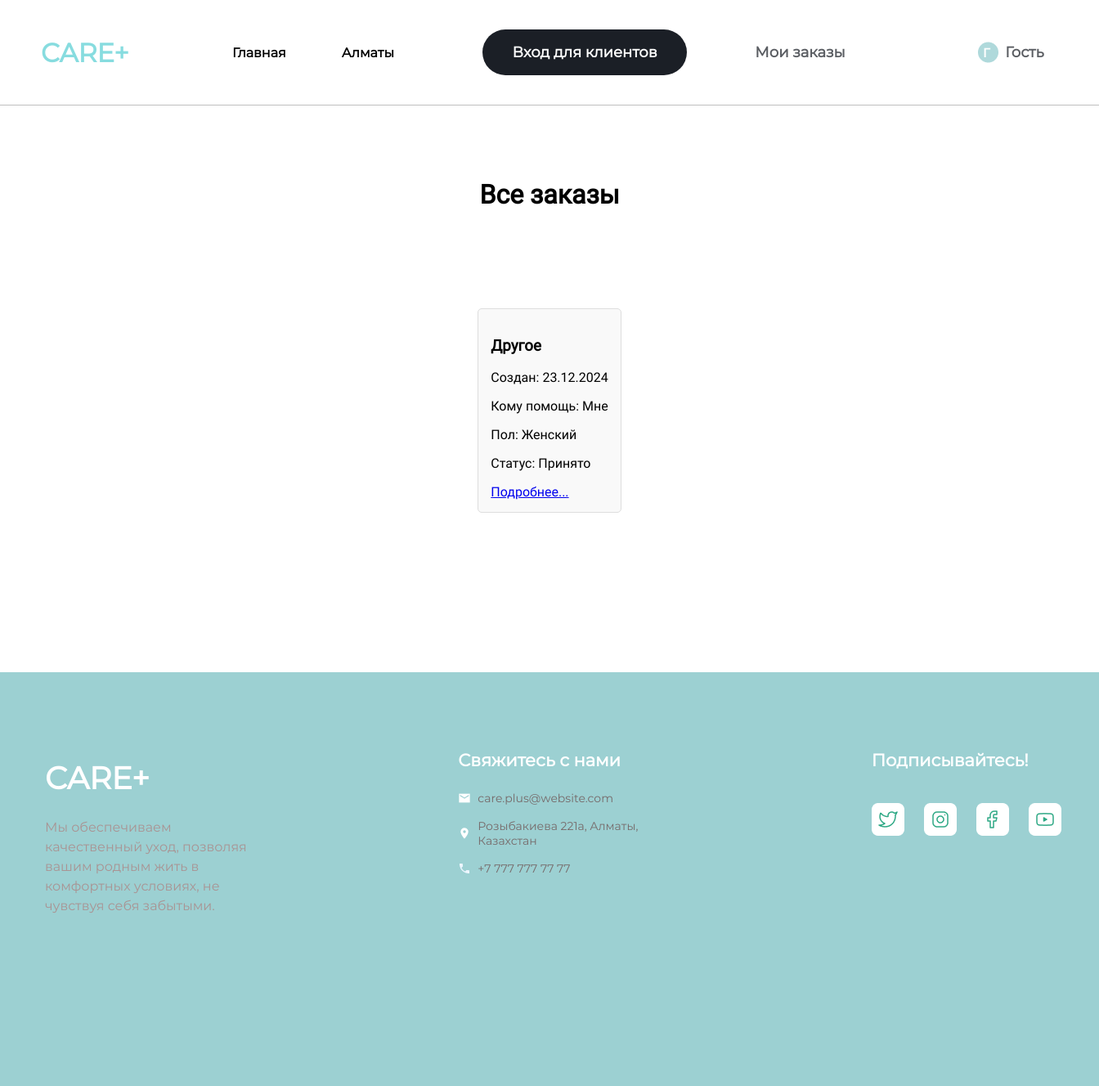
The page /all_orders/ on the database its author committed.
### care_app/models.py (models this page shows)
class Order(models.Model):
    author = models.ForeignKey(settings.AUTH_USER_MODEL, on_delete=models.CASCADE, related_name='orders', null=True, blank=True)
    task_name = models.CharField(max_length=255, verbose_name="Название задачи")
    help_for = models.CharField(max_length=50, verbose_name="Кому нужна помощь?")
    gender = models.CharField(max_length=10, verbose_name="Пол клиента")
    age = models.PositiveIntegerField(verbose_name="Возраст", null=True, blank=True)
    weight = models.FloatField(verbose_name="Вес (кг)", null=True, blank=True)
    height = models.FloatField(verbose_name="Рост (см)", null=True, blank=True)
    health_issues = models.TextField(verbose_name="Особенности здоровья", blank=True, null=True)
    mobility = models.CharField(max_length=50, verbose_name="Как передвигается?", blank=True)
    care_location = models.CharField(max_length=50, verbose_name="Место ухода", blank=True)
    frequency = models.CharField(max_length=100, verbose_name="Как часто нужна помощь?", blank=True)
    working_hours = models.CharField(max_length=100, verbose_name="Время работы", blank=True)
    start_date = models.DateField(verbose_name="Когда нужна услуга", blank=True, null=True)
    address = models.TextField(verbose_name="Адрес выполнения работы", blank=True)
    payment_min = models.DecimalField(max_digits=10, decimal_places=2, verbose_name="Минимальная оплата", null=True, blank=True)
    payment_max = models.DecimalField(max_digits=10, decimal_places=2, verbose_name="Максимальная оплата", null=True, blank=True)
    additional_notes = models.TextField(verbose_name="Пожелания к заказу", blank=True)
    phone = models.CharField(max_length=20, verbose_name="Номер телефона")
    full_name = models.CharField(max_length=100, verbose_name="Имя и фамилия клиента")
    created_at = models.DateTimeField(auto_now_add=True)
    updated_at = models.DateTimeField(auto_now=True)
    status = models.CharField(
        max_length=40,
        verbose_name="Статус",
        choices=[
            ('В ожидании', 'В ожидании'),
            ('Принято', 'Принято'),
            ('Выполнено', 'Выполнено'),
        ],
        default='В ожидании'
    )

### care_app/views.py (the view)
# urls.py: path('all_orders/', views.all_orderds, name='all_orders'),
def all_orderds(request):
    orders = Order.objects.all()
    return render(request, 'all_orders.html', {'orders': orders})

### care_app/templates/all_orders.html (shortened to what this page needs)
{% load static %}
<!DOCTYPE html>
<html lang="en">
<head>
    <link rel="stylesheet" href="{% static 'care_app/header.css' %}">
    <link rel="stylesheet" href="{% static 'care_app/all_orders.css' %}">
</head>
<body>
    {% include 'header.html' %}
    <div class='content'>
        <h1>Все заказы</h1>
        {% if orders %}
            <ul class="order-list">
                {% for order in orders %}
                    <li class="order-item">
                        <h3>{{ order.task_name }}</h3>
                        <p>Создан: {{ order.created_at|date:"d.m.Y" }}</p>
                        <p>Кому помощь: {{ order.help_for }}</p>
                        <p>Пол: {{ order.gender }}</p>
                        <p>Статус: {{ order.status }}</p>
                        <a href='/order/{{order.id}}'>Подробнее...</a>
                    </li>
                {% endfor %}
            </ul>
        {% else %}
            <p class='error' style='margin-left:80px; font-size:22px;'>На сайте нет заказов</p>
        {% endif %}
    </div>
    {% include 'footer.html' %}
</body>

### static/care_app/all_orders.css (style rules this page uses)
body { overflow-x: hidden; width: 100%; margin: 0; }
.content h1 { margin: 40px 80px; }
.content { font-family: Roboto; margin-top: 50px; }
.order-list { list-style: none; padding: 0; margin: 80px; }
.order-item { border: 1px solid #ddd; border-radius: 5px; padding: 15px; margin-bottom: 15px; background-color: #f9f9f9; }
@media screen and (max-width: 1440px) { .content { display: flex; flex-direction: column; align-items: center; } }

### rows shown on the page
Order: task_name "Другое", created_at "23.12.2024", help_for "Мне", gender "Женский", status "Принято"
